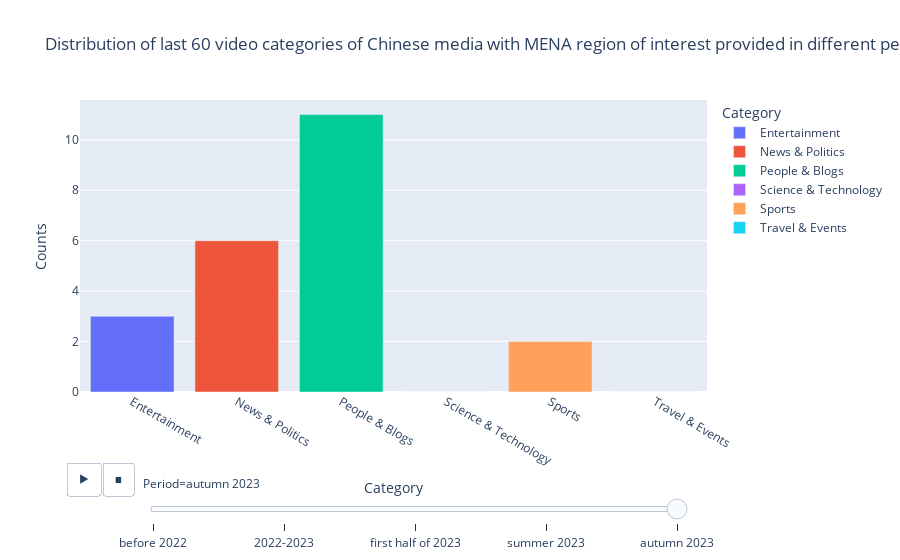

Notebook source saved alongside this figure:
### Code cell
plot_cats_dates(mena_dates, 'MENA')

### Figure 1 — Plotly figure (JSON) as saved in the notebook; plotly's stock layout.template omitted (floating-point values rounded to 4 significant figures)
{"data": [{"alignmentgroup": "True", "hovertemplate": "Category=%{x}<br>Period=autumn 2023<br>Counts=%{y}<extra></extra>", "legendgroup": "Entertainment", "marker": {"color": "#636efa", "pattern": {"shape": ""}}, "name": "Entertainment", "offsetgroup": "Entertainment", "orientation": "v", "showlegend": true, "textposition": "auto", "type": "bar", "x": ["Entertainment"], "xaxis": "x", "y": [3], "yaxis": "y"}, {"alignmentgroup": "True", "hovertemplate": "Category=%{x}<br>Period=autumn 2023<br>Counts=%{y}<extra></extra>", "legendgroup": "News & Politics", "marker": {"color": "#EF553B", "pattern": {"shape": ""}}, "name": "News & Politics", "offsetgroup": "News & Politics", "orientation": "v", "showlegend": true, "textposition": "auto", "type": "bar", "x": ["News & Politics"], "xaxis": "x", "y": [6], "yaxis": "y"}, {"alignmentgroup": "True", "hovertemplate": "Category=%{x}<br>Period=autumn 2023<br>Counts=%{y}<extra></extra>", "legendgroup": "People & Blogs", "marker": {"color": "#00cc96", "pattern": {"shape": ""}}, "name": "People & Blogs", "offsetgroup": "People & Blogs", "orientation": "v", "showlegend": true, "textposition": "auto", "type": "bar", "x": ["People & Blogs"], "xaxis": "x", "y": [11], "yaxis": "y"}, {"alignmentgroup": "True", "hovertemplate": "Category=%{x}<br>Period=autumn 2023<br>Counts=%{y}<extra></extra>", "legendgroup": "Science & Technology", "marker": {"color": "#ab63fa", "pattern": {"shape": ""}}, "name": "Science & Technology", "offsetgroup": "Science & Technology", "orientation": "v", "showlegend": true, "textposition": "auto", "type": "bar", "x": ["Science & Technology"], "xaxis": "x", "y": [0], "yaxis": "y"}, {"alignmentgroup": "True", "hovertemplate": "Category=%{x}<br>Period=autumn 2023<br>Counts=%{y}<extra></extra>", "legendgroup": "Sports", "marker": {"color": "#FFA15A", "pattern": {"shape": ""}}, "name": "Sports", "offsetgroup": "Sports", "orientation": "v", "showlegend": true, "textposition": "auto", "type": "bar", "x": ["Sports"], "xaxis": "x", "y": [2], "yaxis": "y"}, {"alignmentgroup": "True", "hovertemplate": "Category=%{x}<br>Period=autumn 2023<br>Counts=%{y}<extra></extra>", "legendgroup": "Travel & Events", "marker": {"color": "#19d3f3", "pattern": {"shape": ""}}, "name": "Travel & Events", "offsetgroup": "Travel & Events", "orientation": "v", "showlegend": true, "textposition": "auto", "type": "bar", "x": ["Travel & Events"], "xaxis": "x", "y": [0], "yaxis": "y"}], "layout": {"autosize": true, "barmode": "relative", "legend": {"title": {"text": "Category"}, "tracegroupgap": 0}, "sliders": [{"active": 4, "currentvalue": {"prefix": "Period="}, "len": 0.9, "pad": {"r": 20, "t": 80}, "steps": [{"args": [["before 2022"], {"frame": {"duration": 0, "redraw": true}, "fromcurrent": true, "mode": "immediate", "transition": {"duration": 0, "easing": "linear"}}], "label": "before 2022", "method": "animate"}, {"args": [["2022-2023"], {"frame": {"duration": 0, "redraw": true}, "fromcurrent": true, "mode": "immediate", "transition": {"duration": 0, "easing": "linear"}}], "label": "2022-2023", "method": "animate"}, {"args": [["first half of 2023"], {"frame": {"duration": 0, "redraw": true}, "fromcurrent": true, "mode": "immediate", "transition": {"duration": 0, "easing": "linear"}}], "label": "first half of 2023", "method": "animate"}, {"args": [["summer 2023"], {"frame": {"duration": 0, "redraw": true}, "fromcurrent": true, "mode": "immediate", "transition": {"duration": 0, "easing": "linear"}}], "label": "summer 2023", "method": "animate"}, {"args": [["autumn 2023"], {"frame": {"duration": 0, "redraw": true}, "fromcurrent": true, "mode": "immediate", "transition": {"duration": 0, "easing": "linear"}}], "label": "autumn 2023", "method": "animate"}], "x": 0.1, "xanchor": "left", "y": 0, "yanchor": "top"}], "title": {"text": "Distribution of last 60 video categories of Chinese media with MENA region of interest provided in different periods"}, "updatemenus": [{"active": 0, "buttons": [{"args": [null, {"frame": {"duration": 500, "redraw": true}, "fromcurrent": true, "mode": "immediate", "transition": {"duration": 500, "easing": "linear"}}], "label": "&#9654;", "method": "animate"}, {"args": [[null], {"frame": {"duration": 0, "redraw": true}, "fromcurrent": true, "mode": "immediate", "transition": {"duration": 0, "easing": "linear"}}], "label": "&#9724;", "method": "animate"}], "direction": "left", "pad": {"r": 10, "t": 70}, "showactive": false, "type": "buttons", "x": 0.1, "xanchor": "right", "y": 0, "yanchor": "top"}], "xaxis": {"anchor": "y", "autorange": true, "categoryarray": ["Entertainment", "News & Politics", "People & Blogs", "Science & Technology", "Sports", "Travel & Events"], "categoryorder": "array", "domain": [0, 1], "range": [-0.5, 5.5], "title": {"text": "Category"}, "type": "category"}, "yaxis": {"anchor": "x", "autorange": true, "domain": [0, 1], "range": [0, 11.58], "title": {"text": "Counts"}, "type": "linear"}}}
